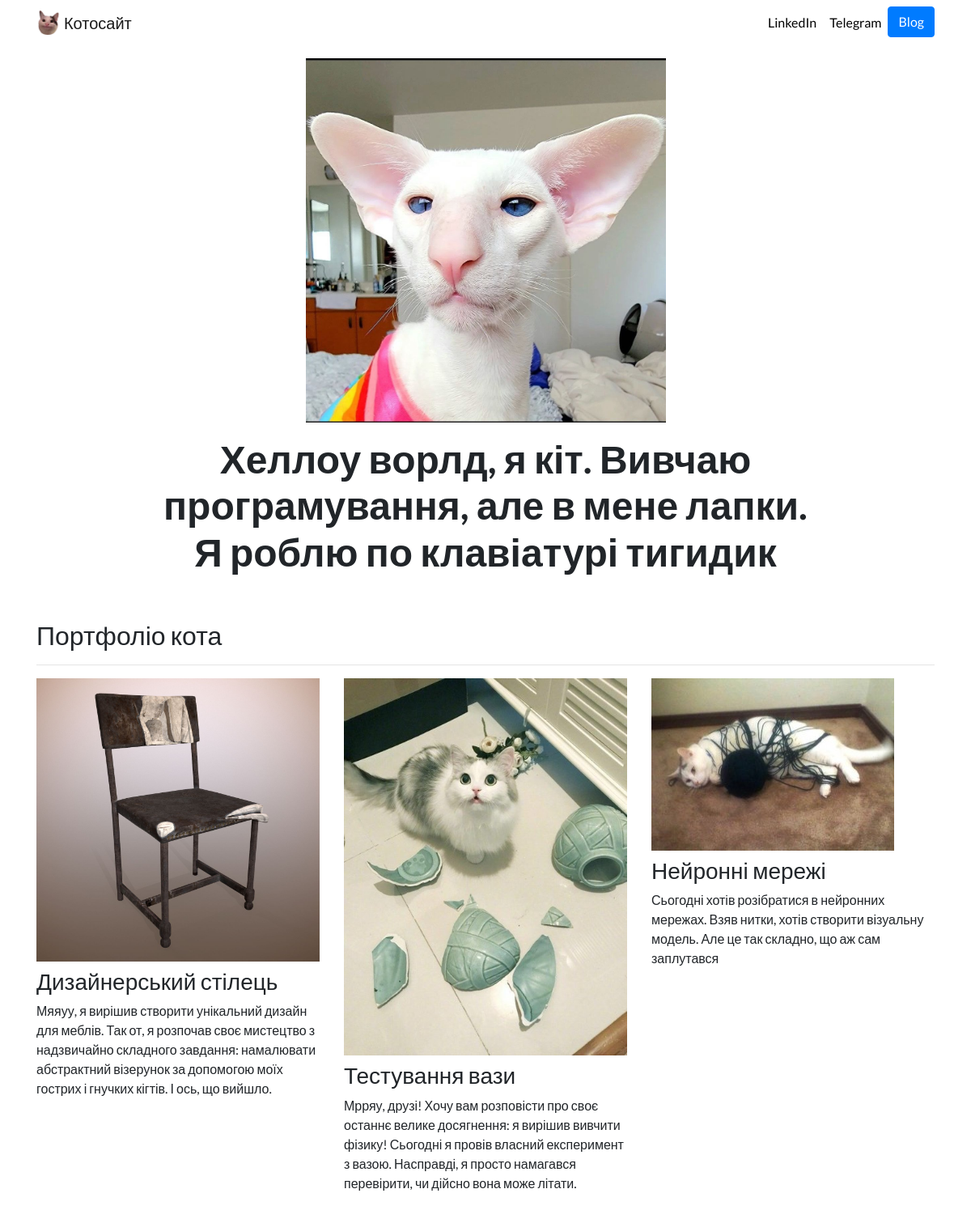
The page / on the database its author committed.
### portfolio/models.py (models this page shows, shortened)
class Project(models.Model):
    title = models.CharField(max_length=100)
    description = models.CharField(max_length=250)
    image = models.ImageField(upload_to='portfolio/images/')
    url = models.URLField(blank=True)

### portfolio/views.py (the view)
# urls.py: 2. Add a URL to urlpatterns:  path('', views.home, name='home')
def home(request):
    projects = Project.objects.all()
    return render(request, 'portfolio/home.html', {'projects': projects})

### portfolio/templates/portfolio/home.html
{% extends "portfolio/base.html" %}
{% load static %}
{% block content %}
<div class="row justify-content-center my-3">
  <div class="col-5">
    <img src="{% static 'portfolio/cat.jpg' %}" class="img-fluid">
  </div>
</div>
<div class="row justify-content-center mb-3">
  <div class="col-md-9 text-center">
    <h1 id="hometext" class="font-weight-bold">Хеллоу ворлд, я кіт. Вивчаю програмування, але в мене лапки. Я роблю по клавіатурі тигидик</h1>
  </div>
</div>
<h2 class="mt-5">Портфоліо кота</h2>
<hr>
<div class="row">
  {% for project in projects %}
  <div class="col-lg-4 col-md-6">
    {% if project.url %}
    <a href="{{ project.url }}">
      <img src="{{ project.image.url }}" class="img-fluid mb-2">
    </a>
    {% else %}
    <img src="{{ project.image.url }}" class="img-fluid mb-2">
    {% endif %}
    <h3>{{ project.title }}</h3>
    <p>{{ project.description }}</p>
  </div>
  {% endfor %}
</div>
{% endblock %}

### portfolio/templates/portfolio/base.html (shortened to what this page needs)
{% load static %}
<!doctype html>
<html lang="en">
<head>
  <link rel="stylesheet" href="https://stackpath.bootstrapcdn.com/bootstrap/4.4.1/css/bootstrap.min.css">
  <link rel="stylesheet" href="{% static "portfolio/custom.css" %}">
</head>
<body>
  <nav id="topNav" class="navbar navbar-expand-md navbar-light">
    <div class="container">
      <a class="navbar-brand" href="{% url 'home' %}">
        <img src="{% static "portfolio/Logo.png" %}" width="30" height="30" class="d-inline-block align-top" alt="Котолого">
        <span>Котосайт</span>
      </a>
      <div class="collapse navbar-collapse text-center" id="navbarNav">
        <ul class="navbar-nav ml-auto">
          <li class="nav-item">
            <a class="nav-link" href="https://www.linkedin.com/in/bohdan-zasiadvovk-6087871a1/" target="_blank">LinkedIn</a>
          </li>
          <li class="nav-item">
            <a class="nav-link" href="https://t.me/bohdanwolf" target="_blank">Telegram</a>
          </li>
          <li>
            <a role="button" href="{% url 'blog:all_blogs' %}" class="btn btn-primary">Blog</a>
          </li>
        </ul>
      </div>
    </div>
  </nav>
  <div class="container">
    {% block content %}{% endblock %}
  </div>
</body>
</html>

### portfolio/static/portfolio/custom.css (style rules this page uses)
.navbar-nav .nav-link { color: rgba(0,0,0,1) !important; }
body { font-family: 'Lato', sans-serif; }
@media (min-width: 992px) { #hometext { font-size: 3rem; } }

### rows shown on the page
Project: image (picture), title "Дизайнерський стілець", description "Мяяуу, я вирішив створити унікальний дизайн для меблів. Так от, я розпочав своє мистецтво з надзвичайно складного завдання: намалювати абстрактний візерунок за допомогою моїх гострих і гнучких кігтів. І ось, що вийшло."
Project: image (picture), title "Тестування вази", description "Мрряу, друзі! Хочу вам розповісти про своє останнє велике досягнення: я вирішив вивчити фізику! Сьогодні я провів власний експеримент з вазою. Насправді, я просто намагався перевірити, чи дійсно вона може літати."
Project: image (picture), title "Нейронні мережі", description "Сьогодні хотів розібратися в нейронних мережах. Взяв нитки, хотів створити візуальну модель. Але це так складно, що аж сам заплутався"
